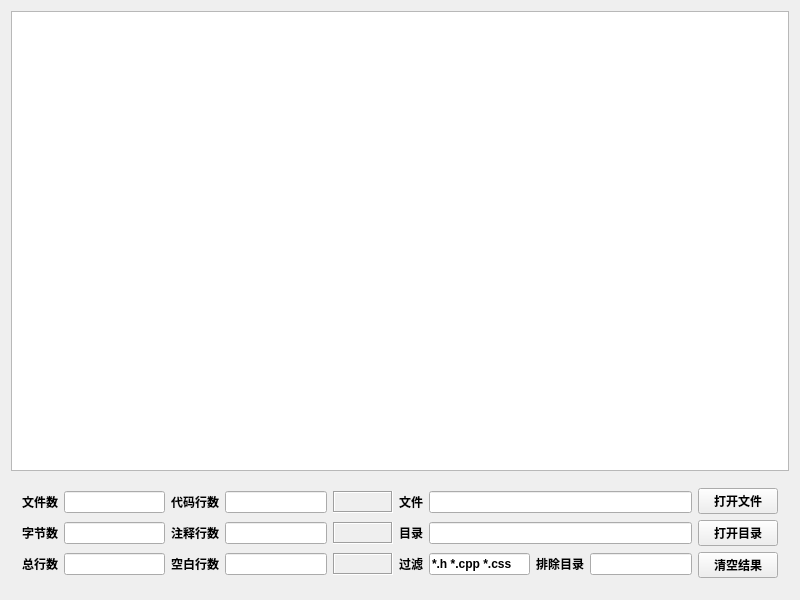
<?xml version="1.0" encoding="UTF-8"?>
<ui version="4.0">
 <class>CountCode</class>
 <widget class="QWidget" name="CountCode">
  <property name="geometry">
   <rect>
    <x>0</x>
    <y>0</y>
    <width>800</width>
    <height>600</height>
   </rect>
  </property>
  <property name="font">
   <font>
    <bold>true</bold>
   </font>
  </property>
  <layout class="QVBoxLayout" name="verticalLayout_2">
   <item>
    <widget class="QTableWidget" name="tableWidget"/>
   </item>
   <item>
    <widget class="QWidget" name="widget" native="true">
     <layout class="QGridLayout" name="gridLayout_3">
      <item row="0" column="0" rowspan="3">
       <layout class="QGridLayout" name="gridLayout">
        <item row="0" column="0">
         <widget class="QLabel" name="labCount">
          <property name="text">
           <string>文件数</string>
          </property>
         </widget>
        </item>
        <item row="0" column="1">
         <widget class="QLineEdit" name="txtCount">
          <property name="alignment">
           <set>Qt::AlignmentFlag::AlignCenter</set>
          </property>
          <property name="readOnly">
           <bool>true</bool>
          </property>
         </widget>
        </item>
        <item row="0" column="2">
         <widget class="QLabel" name="labCode">
          <property name="text">
           <string>代码行数</string>
          </property>
         </widget>
        </item>
        <item row="0" column="3">
         <widget class="QLineEdit" name="txtCode">
          <property name="alignment">
           <set>Qt::AlignmentFlag::AlignCenter</set>
          </property>
          <property name="readOnly">
           <bool>true</bool>
          </property>
         </widget>
        </item>
        <item row="0" column="4">
         <widget class="QLabel" name="labPercentCode">
          <property name="sizePolicy">
           <sizepolicy hsizetype="Expanding" vsizetype="Preferred">
            <horstretch>0</horstretch>
            <verstretch>0</verstretch>
           </sizepolicy>
          </property>
          <property name="minimumSize">
           <size>
            <width>60</width>
            <height>0</height>
           </size>
          </property>
          <property name="frameShape">
           <enum>QFrame::Shape::Box</enum>
          </property>
          <property name="frameShadow">
           <enum>QFrame::Shadow::Sunken</enum>
          </property>
          <property name="text">
           <string/>
          </property>
          <property name="alignment">
           <set>Qt::AlignmentFlag::AlignCenter</set>
          </property>
         </widget>
        </item>
        <item row="1" column="0">
         <widget class="QLabel" name="labSize">
          <property name="text">
           <string>字节数</string>
          </property>
         </widget>
        </item>
        <item row="1" column="1">
         <widget class="QLineEdit" name="txtSize">
          <property name="sizePolicy">
           <sizepolicy hsizetype="Expanding" vsizetype="Fixed">
            <horstretch>0</horstretch>
            <verstretch>0</verstretch>
           </sizepolicy>
          </property>
          <property name="alignment">
           <set>Qt::AlignmentFlag::AlignCenter</set>
          </property>
          <property name="readOnly">
           <bool>true</bool>
          </property>
         </widget>
        </item>
        <item row="1" column="2">
         <widget class="QLabel" name="labNote">
          <property name="text">
           <string>注释行数</string>
          </property>
         </widget>
        </item>
        <item row="1" column="3">
         <widget class="QLineEdit" name="txtNote">
          <property name="sizePolicy">
           <sizepolicy hsizetype="Expanding" vsizetype="Fixed">
            <horstretch>0</horstretch>
            <verstretch>0</verstretch>
           </sizepolicy>
          </property>
          <property name="alignment">
           <set>Qt::AlignmentFlag::AlignCenter</set>
          </property>
          <property name="readOnly">
           <bool>true</bool>
          </property>
         </widget>
        </item>
        <item row="1" column="4">
         <widget class="QLabel" name="labPercentNote">
          <property name="sizePolicy">
           <sizepolicy hsizetype="Expanding" vsizetype="Preferred">
            <horstretch>0</horstretch>
            <verstretch>0</verstretch>
           </sizepolicy>
          </property>
          <property name="frameShape">
           <enum>QFrame::Shape::Box</enum>
          </property>
          <property name="frameShadow">
           <enum>QFrame::Shadow::Sunken</enum>
          </property>
          <property name="text">
           <string/>
          </property>
          <property name="alignment">
           <set>Qt::AlignmentFlag::AlignCenter</set>
          </property>
         </widget>
        </item>
        <item row="2" column="0">
         <widget class="QLabel" name="labRow">
          <property name="text">
           <string>总行数</string>
          </property>
         </widget>
        </item>
        <item row="2" column="1">
         <widget class="QLineEdit" name="txtRow">
          <property name="sizePolicy">
           <sizepolicy hsizetype="Expanding" vsizetype="Fixed">
            <horstretch>0</horstretch>
            <verstretch>0</verstretch>
           </sizepolicy>
          </property>
          <property name="alignment">
           <set>Qt::AlignmentFlag::AlignCenter</set>
          </property>
          <property name="readOnly">
           <bool>true</bool>
          </property>
         </widget>
        </item>
        <item row="2" column="2">
         <widget class="QLabel" name="labBlank">
          <property name="text">
           <string>空白行数</string>
          </property>
         </widget>
        </item>
        <item row="2" column="3">
         <widget class="QLineEdit" name="txtBlank">
          <property name="sizePolicy">
           <sizepolicy hsizetype="Expanding" vsizetype="Fixed">
            <horstretch>0</horstretch>
            <verstretch>0</verstretch>
           </sizepolicy>
          </property>
          <property name="alignment">
           <set>Qt::AlignmentFlag::AlignCenter</set>
          </property>
          <property name="readOnly">
           <bool>true</bool>
          </property>
         </widget>
        </item>
        <item row="2" column="4">
         <widget class="QLabel" name="labPercentBlank">
          <property name="sizePolicy">
           <sizepolicy hsizetype="Expanding" vsizetype="Preferred">
            <horstretch>0</horstretch>
            <verstretch>0</verstretch>
           </sizepolicy>
          </property>
          <property name="frameShape">
           <enum>QFrame::Shape::Box</enum>
          </property>
          <property name="frameShadow">
           <enum>QFrame::Shadow::Sunken</enum>
          </property>
          <property name="text">
           <string/>
          </property>
          <property name="alignment">
           <set>Qt::AlignmentFlag::AlignCenter</set>
          </property>
         </widget>
        </item>
       </layout>
      </item>
      <item row="0" column="1" rowspan="3">
       <layout class="QGridLayout" name="gridLayout_2">
        <item row="0" column="0">
         <widget class="QLabel" name="labFile">
          <property name="text">
           <string>文件</string>
          </property>
         </widget>
        </item>
        <item row="0" column="1" colspan="2">
         <widget class="QLineEdit" name="txtFile">
          <property name="readOnly">
           <bool>true</bool>
          </property>
         </widget>
        </item>
        <item row="1" column="0">
         <widget class="QLabel" name="labPath">
          <property name="text">
           <string>目录</string>
          </property>
         </widget>
        </item>
        <item row="1" column="1" colspan="2">
         <widget class="QLineEdit" name="txtPath">
          <property name="readOnly">
           <bool>true</bool>
          </property>
         </widget>
        </item>
        <item row="2" column="0">
         <widget class="QLabel" name="labTextFilter">
          <property name="text">
           <string>过滤</string>
          </property>
         </widget>
        </item>
        <item row="2" column="1">
         <widget class="QLineEdit" name="txtFilter">
          <property name="text">
           <string>*.h *.cpp *.css</string>
          </property>
         </widget>
        </item>
        <item row="2" column="2">
         <layout class="QHBoxLayout" name="horizontalLayout">
          <item>
           <widget class="QLabel" name="labelDirFilter">
            <property name="text">
             <string>排除目录</string>
            </property>
           </widget>
          </item>
          <item>
           <widget class="QLineEdit" name="dirFilter">
            <property name="text">
             <string/>
            </property>
            <property name="readOnly">
             <bool>false</bool>
            </property>
           </widget>
          </item>
         </layout>
        </item>
       </layout>
      </item>
      <item row="0" column="2">
       <widget class="QPushButton" name="btnOpenFile">
        <property name="text">
         <string>打开文件</string>
        </property>
       </widget>
      </item>
      <item row="1" column="2">
       <widget class="QPushButton" name="btnOpenPath">
        <property name="text">
         <string>打开目录</string>
        </property>
       </widget>
      </item>
      <item row="2" column="2">
       <widget class="QPushButton" name="btnClear">
        <property name="text">
         <string>清空结果</string>
        </property>
       </widget>
      </item>
     </layout>
    </widget>
   </item>
  </layout>
  <action name="actionOpen">
   <property name="icon">
    <iconset>
     <normaloff>:/images/toolbar/ic_files.png</normaloff>:/images/toolbar/ic_files.png</iconset>
   </property>
   <property name="text">
    <string>选择文件</string>
   </property>
   <property name="shortcut">
    <string>Ctrl+O</string>
   </property>
  </action>
  <action name="actionOpenDir">
   <property name="icon">
    <iconset>
     <normaloff>:/images/toolbar/ic_folder.png</normaloff>:/images/toolbar/ic_folder.png</iconset>
   </property>
   <property name="text">
    <string>选择目录</string>
   </property>
   <property name="shortcut">
    <string>Ctrl+Shift+O</string>
   </property>
  </action>
  <action name="actionAbout">
   <property name="icon">
    <iconset>
     <normaloff>:/images/toolbar/ic_about.png</normaloff>:/images/toolbar/ic_about.png</iconset>
   </property>
   <property name="text">
    <string>关于</string>
   </property>
  </action>
  <action name="actionClearModel">
   <property name="icon">
    <iconset>
     <normaloff>:/images/toolbar/ic_clean.png</normaloff>:/images/toolbar/ic_clean.png</iconset>
   </property>
   <property name="text">
    <string>清空列表</string>
   </property>
  </action>
  <action name="actionClearModelLine">
   <property name="icon">
    <iconset>
     <normaloff>:/images/toolbar/ic_delete.png</normaloff>:/images/toolbar/ic_delete.png</iconset>
   </property>
   <property name="text">
    <string>删除选中行</string>
   </property>
  </action>
  <action name="actionChinese">
   <property name="checkable">
    <bool>true</bool>
   </property>
   <property name="checked">
    <bool>true</bool>
   </property>
   <property name="text">
    <string>中文</string>
   </property>
  </action>
  <action name="actionEnglish">
   <property name="checkable">
    <bool>true</bool>
   </property>
   <property name="text">
    <string>English</string>
   </property>
  </action>
  <action name="actionUTF8">
   <property name="checkable">
    <bool>true</bool>
   </property>
   <property name="checked">
    <bool>true</bool>
   </property>
   <property name="text">
    <string>UTF8</string>
   </property>
  </action>
  <action name="actionGB18030">
   <property name="checkable">
    <bool>true</bool>
   </property>
   <property name="text">
    <string>GB18030</string>
   </property>
  </action>
  <action name="actionQuit">
   <property name="text">
    <string>退出</string>
   </property>
   <property name="shortcut">
    <string>Ctrl+Q</string>
   </property>
  </action>
 </widget>
 <layoutdefault spacing="6" margin="11"/>
 <tabstops>
  <tabstop>btnOpenFile</tabstop>
  <tabstop>btnOpenPath</tabstop>
  <tabstop>btnClear</tabstop>
  <tabstop>tableWidget</tabstop>
  <tabstop>txtCount</tabstop>
  <tabstop>txtSize</tabstop>
  <tabstop>txtRow</tabstop>
  <tabstop>txtCode</tabstop>
  <tabstop>txtNote</tabstop>
  <tabstop>txtBlank</tabstop>
  <tabstop>txtFile</tabstop>
  <tabstop>txtPath</tabstop>
  <tabstop>txtFilter</tabstop>
 </tabstops>
 <resources/>
 <connections/>
</ui>
